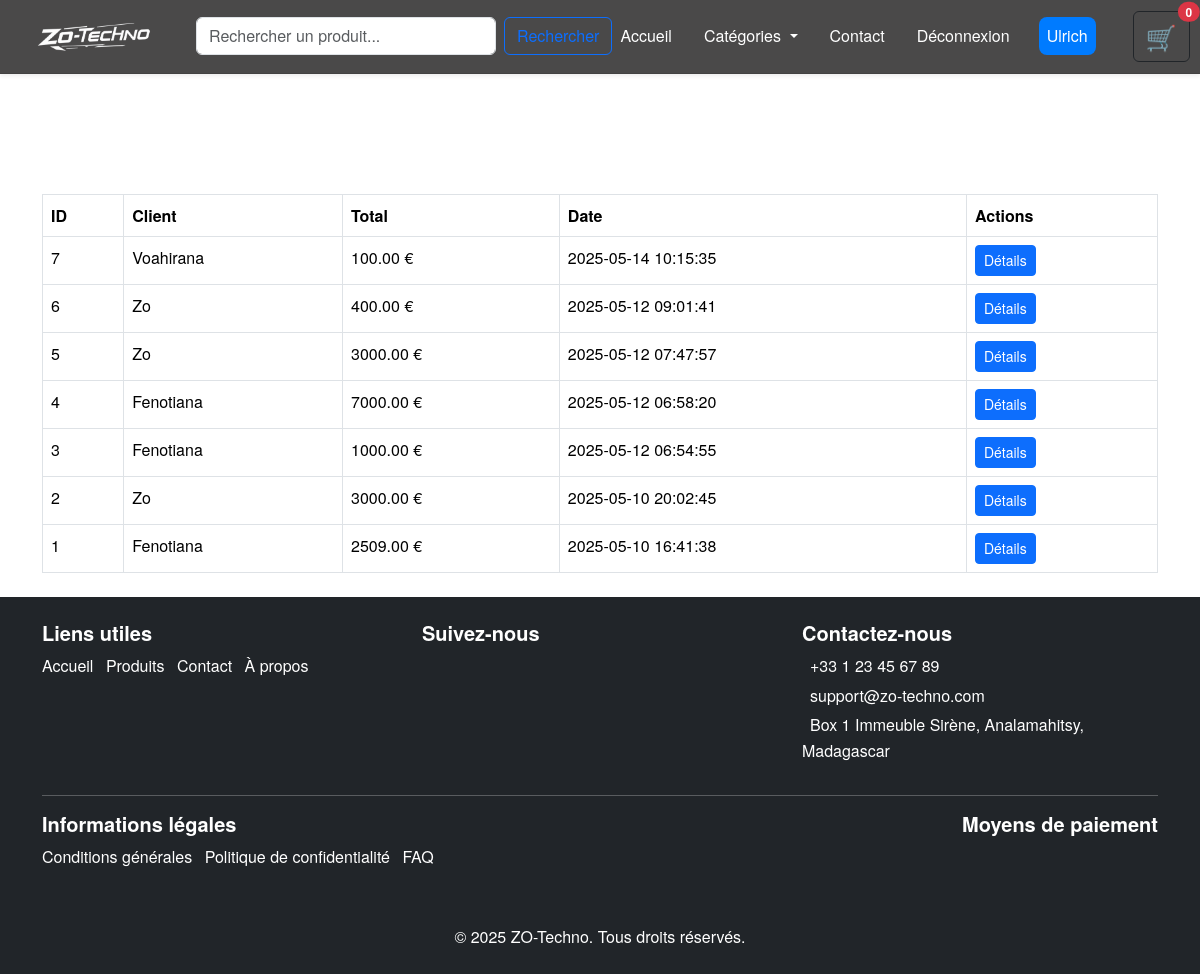
Screenshot of /admin/orders.php (signed in) with the database file from the repository.
### tables this page shows
CREATE TABLE IF NOT EXISTS `orders` (
  `id` int NOT NULL AUTO_INCREMENT,
  `user_id` int NOT NULL,
  `total` decimal(10,2) NOT NULL,
  `created_at` timestamp NULL DEFAULT CURRENT_TIMESTAMP,
  PRIMARY KEY (`id`),
  KEY `user_id` (`user_id`)
);

CREATE TABLE IF NOT EXISTS `utilisateurs` (
  `id` int NOT NULL AUTO_INCREMENT,
  `username` varchar(191) NOT NULL,
  `email` varchar(191) NOT NULL,
  `password` text,
  `created_at` timestamp NULL DEFAULT CURRENT_TIMESTAMP,
  PRIMARY KEY (`id`),
  UNIQUE KEY `email` (`email`),
  UNIQUE KEY `username` (`username`)
);

### admin/orders.php (the view, shortened to what this page needs)
<?php
require("../config/connexionBd.php");
$stmt = $access->query("SELECT o.*, u.username FROM orders o JOIN utilisateurs u ON o.user_id = u.id ORDER BY o.created_at DESC");
$orders = $stmt->fetchAll();
?>
<!DOCTYPE html>
<html lang="fr">
<head>
    <link rel="stylesheet" href="https://cdn.jsdelivr.net/npm/aos@2.3.4/dist/aos.min.css">
    <link href="https://cdn.jsdelivr.net/npm/bootstrap@5.3.6/dist/css/bootstrap.min.css" rel="stylesheet">
    <link rel="stylesheet" href="../CSS/style.css">
</head>
<body>
    <?php
    include("../layouts/header.php")
    ?>
    <div class="container mt-5 text-white">
        <h1 class="mb-4">Gestion des commandes</h1>
        <table class="table table-bordered">
            <thead>
                <tr>
                    <th>ID</th>
                    <th>Client</th>
                    <th>Total</th>
                    <th>Date</th>
                    <th>Actions</th>
                </tr>
            </thead>
            <tbody>
                <?php foreach ($orders as $order): ?>
                    <tr>
                        <td><?= htmlspecialchars($order['id']) ?></td>
                        <td><?= htmlspecialchars($order['username']) ?></td>
                        <td><?= htmlspecialchars($order['total']) ?> €</td>
                        <td><?= htmlspecialchars($order['created_at']) ?></td>
                        <td>
                            <a href="order_details.php?order_id=<?= $order['id'] ?>" class="btn btn-primary btn-sm">Détails</a>
                        </td>
                    </tr>
                <?php endforeach; ?>
            </tbody>
        </table>
    </div>
    <?php
    include("../layouts/footer.php")
    ?>
</body>
</html>

### CSS/style.css (style rules this page uses)
* { box-sizing:border-box ; }
body { font-family: 'Helvetica Neue', Arial, sans-serif; line-height: 1.6; background-image: url('https://images.unsplash.com/photo-1585314062340-f1a5a7c9328d?q=80&w=1374&auto=format&fit=crop&ixlib=rb-4.1.0&ixid=M3wxMjA3fDB8MHxwaG90by1wYWdlfHx8fGVufDB8fHx8fA%3D%3D'); }
a { text-decoration: none; }

### rows the page displays
orders: id "7", utilisateurs.username "Voahirana", total "100.00", created_at "2025-05-14 10:15:35"
orders: id "6", utilisateurs.username "Zo", total "400.00", created_at "2025-05-12 09:01:41"
orders: id "5", utilisateurs.username "Zo", total "3000.00", created_at "2025-05-12 07:47:57"
orders: id "4", utilisateurs.username "Fenotiana", total "7000.00", created_at "2025-05-12 06:58:20"
orders: id "3", utilisateurs.username "Fenotiana", total "1000.00", created_at "2025-05-12 06:54:55"
orders: id "2", utilisateurs.username "Zo", total "3000.00", created_at "2025-05-10 20:02:45"
orders: id "1", utilisateurs.username "Fenotiana", total "2509.00", created_at "2025-05-10 16:41:38"

### other values shown
$_SESSION['user']['username'] "Ulrich"
$totalQuantity "0"
